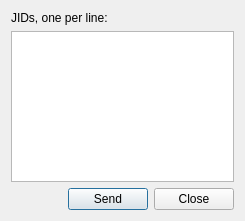
<?xml version="1.0" encoding="UTF-8"?>
<ui version="4.0">
 <class>SendInvitations</class>
 <widget class="QDialog" name="SendInvitations">
  <property name="geometry">
   <rect>
    <x>0</x>
    <y>0</y>
    <width>245</width>
    <height>221</height>
   </rect>
  </property>
  <property name="windowTitle">
   <string>Send invitations</string>
  </property>
  <layout class="QGridLayout" name="gridLayout">
   <item row="0" column="0">
    <widget class="QLabel" name="label">
     <property name="text">
      <string>JIDs, one per line:</string>
     </property>
    </widget>
   </item>
   <item row="1" column="0">
    <widget class="QPlainTextEdit" name="plainTextEdit"/>
   </item>
   <item row="2" column="0">
    <layout class="QHBoxLayout" name="horizontalLayout">
     <item>
      <spacer name="horizontalSpacer">
       <property name="orientation">
        <enum>Qt::Horizontal</enum>
       </property>
       <property name="sizeHint" stdset="0">
        <size>
         <width>0</width>
         <height>20</height>
        </size>
       </property>
      </spacer>
     </item>
     <item>
      <widget class="QPushButton" name="pushSend">
       <property name="text">
        <string>Send</string>
       </property>
      </widget>
     </item>
     <item>
      <widget class="QPushButton" name="pushClose">
       <property name="text">
        <string>Close</string>
       </property>
      </widget>
     </item>
    </layout>
   </item>
  </layout>
 </widget>
 <tabstops>
  <tabstop>plainTextEdit</tabstop>
  <tabstop>pushSend</tabstop>
  <tabstop>pushClose</tabstop>
 </tabstops>
 <resources/>
 <connections>
  <connection>
   <sender>pushClose</sender>
   <signal>clicked()</signal>
   <receiver>SendInvitations</receiver>
   <slot>accept()</slot>
   <hints>
    <hint type="sourcelabel">
     <x>264</x>
     <y>249</y>
    </hint>
    <hint type="destinationlabel">
     <x>267</x>
     <y>303</y>
    </hint>
   </hints>
  </connection>
  <connection>
   <sender>pushSend</sender>
   <signal>clicked()</signal>
   <receiver>SendInvitations</receiver>
   <slot>slotSend()</slot>
   <hints>
    <hint type="sourcelabel">
     <x>164</x>
     <y>248</y>
    </hint>
    <hint type="destinationlabel">
     <x>165</x>
     <y>281</y>
    </hint>
   </hints>
  </connection>
 </connections>
 <slots>
  <slot>slotSend()</slot>
 </slots>
</ui>
